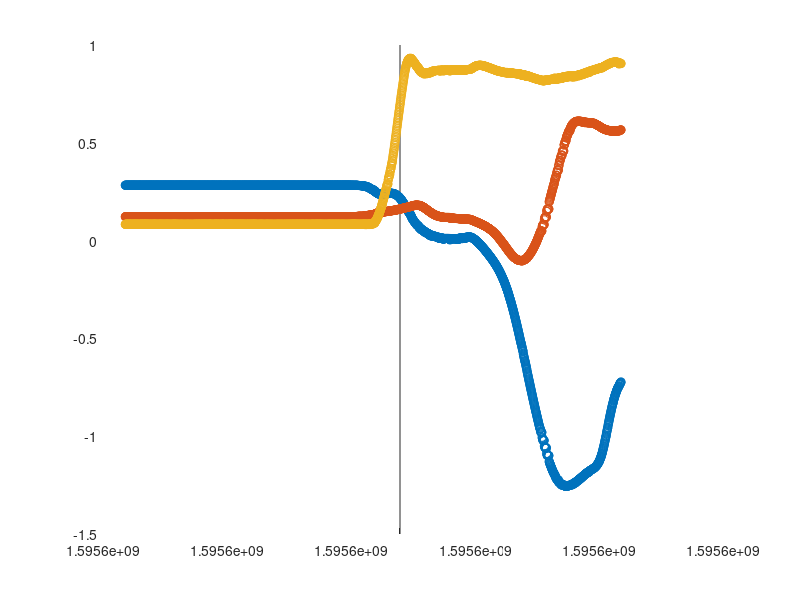

This chart was generated by the following MATLAB code: (Note: this script raises an error after producing the figure.)
%% Initialization
clear;
close all;
clc;


%% Data to compare
% Possible state    | Available on topic
% --------------------------------------
% x                 |                   ardrone/odometry (drifting)
% y                 |                   ardrone/odometry (drifting)
% z                 | ardrone/navdata + ardrone/odometry

% xDot              | ardrone/navdata + ardrone/odometry (same)
% yDot              | ardrone/navdata + ardrone/odometry (same)
% zDot              | ardrone/navdata + ardrone/odometry (same)

% phi               | ardrone/imu + ardrone/navdata + ardrone/odometry (wrong timestamps)
% theta             | ardrone/imu + ardrone/navdata + ardrone/odometry (wrong timestamps)
% psi               | ardrone/imu + ardrone/navdata + ardrone/odometry (2x; wrong timestamps)

% phiDot            | ardrone/imu + ardrone/odometry
% thetaDot          | ardrone/imu + ardrone/odometry
% psiDot            | ardrone/imu + ardrone/odometry


%% Set variables
% % Retrieve bag file
% cd ~/.ros;
% bag = rosbag("ardrone2_exp_2020-07-24_8.bag");
% cd ~/ardrone2_ws/src/ardrone2_dem/dem/matlab;
% 
% % Select topics that need to be stored
% % Controller signal topics
% topics.cmdVel = 0;
% 
% % Simulation/flight data topics
% topics.modelInput = 0;
% topics.gazeboModelStates = 0;
% topics.optitrack = 1;
% topics.ardroneImu = 1;
% topics.ardroneNav = 1;
% topics.ardroneOdom = 1;
% topics.rotorsMotorSpeed = 0;
% 
% % Set time interval with respect to start of rosbag recording
% % time = [18,25];
% time = [0,20];
% 
% 
% %% Get data
% topicsOut = storeBagdata(bag,topics,time);
% 
% if topics.optitrack
%     optitrackStampTime  = topicsOut.optitrack.stampTime;
%     optitrackPos        = topicsOut.optitrack.pos;
%     optitrackOrientQuat = topicsOut.optitrack.orient;
% end
% 
% if topics.ardroneImu
%     ardroneImuStampTime  = topicsOut.ardroneImu.stampTime;
%     ardroneImuOrientQuat = topicsOut.ardroneImu.orient;
%     ardroneImuVAng       = topicsOut.ardroneImu.vAng;
% end
% 
% if topics.ardroneNav
%     ardroneNavStampTime  = topicsOut.ardroneNav.stampTime;
%     ardroneNavAltd       = topicsOut.ardroneNav.altd;
%     ardroneNavVLin       = topicsOut.ardroneNav.vLin;
%     ardroneNavRot        = topicsOut.ardroneNav.rot;
% end
% 
% if topics.ardroneOdom
%     ardroneOdomStampTime  = topicsOut.ardroneOdom.stampTime;
%     ardroneOdomPos        = topicsOut.ardroneOdom.pos;
%     ardroneOdomVLin       = topicsOut.ardroneOdom.vLin;
%     ardroneOdomOrientQuat = topicsOut.ardroneOdom.orient;
%     ardroneOdomVAng       = topicsOut.ardroneOdom.vAng;
% end
% 
% 
% %% Save data to .mat for code speedup
% save('compARDrone2OptiTrackData.mat',...
%      'optitrackStampTime','optitrackPos','optitrackOrientQuat',...
%      'ardroneImuStampTime','ardroneImuOrientQuat','ardroneImuVAng',...
%      'ardroneNavStampTime','ardroneNavAltd',...
%      'ardroneNavVLin','ardroneNavRot',...
%      'ardroneOdomStampTime','ardroneOdomPos','ardroneOdomVLin',...
%      'ardroneOdomOrientQuat','ardroneOdomVAng');
% 
% 
%% Select data from .mat for code speedup
load compARDrone2OptiTrackData.mat;


%% Select suitable time frame
% Plot position data to determine the time frame visually
figure('Name','OptiTrack position data');
hold on;
plot(optitrackStampTime,optitrackPos(1,:),'-o');
plot(optitrackStampTime,optitrackPos(2,:),'-o');
plot(optitrackStampTime,optitrackPos(3,:),'-o');

% Select data samples to use
prompt   = {'Enter index of 1st data sample:',...
            'Enter index of last data sample:'};
dlgtitle = 'Data selection';
dims     = [1 35];
definput = {'1',num2str(length(optitrackStampTime))};
answer   = inputdlg(prompt,dlgtitle,dims,definput);
otStart  = round(str2double(answer{1}));
otEnd    = round(str2double(answer{2}));

% Select corresponding time frame in OptiTrack data
optitrackStampTime  = optitrackStampTime(otStart:otEnd);
optitrackPos        = optitrackPos(:,otStart:otEnd);
optitrackOrientQuat = optitrackOrientQuat(:,otStart:otEnd);

% Select corresponding time frame in ardroneImu data
[~,arStart] = min(abs(ardroneImuStampTime-optitrackStampTime(1)));
[~,arEnd]   = min(abs(ardroneImuStampTime-optitrackStampTime(end)));
ardroneImuStampTime  = ardroneImuStampTime(arStart:arEnd);
ardroneImuOrientQuat = ardroneImuOrientQuat(:,arStart:arEnd);
ardroneImuVAng       = ardroneImuVAng(:,arStart:arEnd);

% Select corresponding time frame in ardroneNav data
[~,arStart] = min(abs(ardroneNavStampTime-optitrackStampTime(1)));
[~,arEnd]   = min(abs(ardroneNavStampTime-optitrackStampTime(end)));
ardroneNavStampTime = ardroneNavStampTime(arStart:arEnd);
ardroneNavAltd      = ardroneNavAltd(arStart:arEnd);
ardroneNavVLin      = ardroneNavVLin(:,arStart:arEnd);
ardroneNavRot       = ardroneNavRot(:,arStart:arEnd);

% Select corresponding time frame in ardroneOdom data
[~,arStart] = min(abs(ardroneOdomStampTime-optitrackStampTime(1)));
[~,arEnd]   = min(abs(ardroneOdomStampTime-optitrackStampTime(end)));
ardroneOdomStampTime  = ardroneOdomStampTime(arStart:arEnd);
ardroneOdomPos        = ardroneOdomPos(:,arStart:arEnd);
ardroneOdomVLin       = ardroneOdomVLin(:,arStart:arEnd);
ardroneOdomOrientQuat = ardroneOdomOrientQuat(:,arStart:arEnd);
ardroneOdomVAng       = ardroneOdomVAng(:,arStart:arEnd);

% Ensure that all AR.Drone 2.0 signals have equal length by truncating
% Often the odometry are too short, so only check on these messages
% Correct Optitrack data too
nImu  = length(ardroneImuStampTime);
nNav  = length(ardroneNavStampTime);
nOdom = length(ardroneOdomStampTime);
if nOdom ~= nImu || nOdom ~= nNav
    % Select corresponding time frame in OptiTrack data
    [~,otEnd]   = min(abs(optitrackStampTime-ardroneOdomStampTime(end)));
    while optitrackStampTime(otEnd) < ardroneOdomStampTime(end)
        otEnd = otEnd + 1;
    end
    optitrackStampTime  = optitrackStampTime(1:otEnd);
    optitrackPos        = optitrackPos(:,1:otEnd);
    optitrackOrientQuat = optitrackOrientQuat(:,1:otEnd);

    % Select corresponding time frame in ardroneImu data
    [~,arEnd]   = min(abs(ardroneImuStampTime-ardroneOdomStampTime(end)));
    ardroneImuStampTime  = ardroneImuStampTime(1:arEnd);
    ardroneImuOrientQuat = ardroneImuOrientQuat(:,1:arEnd);
    ardroneImuVAng       = ardroneImuVAng(:,1:arEnd);

    % Select corresponding time frame in ardroneNav data
    [~,arEnd]   = min(abs(ardroneNavStampTime-ardroneOdomStampTime(end)));
    ardroneNavStampTime = ardroneNavStampTime(1:arEnd);
    ardroneNavAltd      = ardroneNavAltd(1:arEnd);
    ardroneNavVLin      = ardroneNavVLin(:,1:arEnd);
    ardroneNavRot       = ardroneNavRot(:,1:arEnd);
end

% Align time frames and start at 0
ardroneImuStampTime  = ardroneImuStampTime  - optitrackStampTime(1);
ardroneNavStampTime  = ardroneNavStampTime  - optitrackStampTime(1);
ardroneOdomStampTime = ardroneOdomStampTime - optitrackStampTime(1);
optitrackStampTime   = optitrackStampTime   - optitrackStampTime(1);


%% TODO Zero data
optitrackPos(3,:) = optitrackPos(3,:) - optitrackZeroPosZ;


%% Convert quaternions to Euler angles
optitrackOrient = quat2EulAndWrap(optitrackOrientQuat,0);
ardroneImuOrient = quat2EulAndWrap(ardroneImuOrientQuat,0);
ardroneOdomOrient = quat2EulAndWrap(ardroneOdomOrientQuat,0);


%% Edit Optitrack data


%% Edit AR.Drone 2.0 IMU data


%% Edit AR.Drone 2.0 navdata
ardroneNavAltd = ardroneNavAltd/1000;
ardroneNavVLin = ardroneNavVLin/1000;
ardroneNavRot  = ardroneNavRot/180*pi;


%% Edit AR.Drone 2.0 odometry data


%% TODO Convert AR.Drone 2.0 on-board data to inertial frame
% For each sample in AR.Drone 2.0 data:
% - 
% nSamples = 
% for i = 1:
% Construct homogeneous transformation matrix (translational dynamics)
R = zeros(4,4);
R(1:3,1:3) = eul2rotm([psi,theta,phi]);
R(1,4) = x;
R(2,4) = y;
R(3,4) = z;
R(4,4) = 1;

% TODO: construct rotation matrix for rotational dynamics



%% Create plot styling settings
% set(0,'defaultAxesTickLabelInterpreter','latex');
% set(0,'defaultlegendinterpreter','latex');


%% Compare position sources
figure('Name','Position');
subplot(3,1,1);
plot(optitrackStampTime,optitrackPos(1,:));
hold on;
plot(ardroneOdomStampTime,ardroneOdomPos(1,:));
legend('Optitrack','AR.Drone 2.0 odometry');
title('x');
xlabel('Time (s)');
ylabel('x (m)');

subplot(3,1,2);
plot(optitrackStampTime,optitrackPos(2,:));
hold on;
plot(ardroneOdomStampTime,ardroneOdomPos(2,:));
legend('Optitrack','AR.Drone 2.0 odometry');
title('y');
xlabel('Time (s)');
ylabel('y (m)');

subplot(3,1,3);
plot(optitrackStampTime,optitrackPos(3,:));
hold on;
plot(ardroneNavStampTime,ardroneNavAltd);
plot(ardroneOdomStampTime,ardroneOdomPos(3,:));
legend('Optitrack','AR.Drone 2.0 navdata','AR.Drone 2.0 odometry');
title('z');
xlabel('Time (s)');
ylabel('z (m)');


%% Compare linear velocity sources
figure('Name','Linear velocity');
subplot(3,1,1);
plot(ardroneNavStampTime,ardroneNavVLin(1,:));
hold on;
plot(ardroneOdomStampTime,ardroneOdomVLin(1,:));
legend('AR.Drone 2.0 navdata','AR.Drone 2.0 odometry');
title('$\dot{x}$','Interpreter','latex');
xlabel('Time (s)');
ylabel('$\dot{x}$ (m/s)','Interpreter','latex');

subplot(3,1,2);
plot(ardroneNavStampTime,ardroneNavVLin(2,:));
hold on;
plot(ardroneOdomStampTime,ardroneOdomVLin(2,:));
legend('AR.Drone 2.0 navdata','AR.Drone 2.0 odometry');
title('$\dot{y}$','Interpreter','latex');
xlabel('Time (s)');
ylabel('$\dot{y}$ (m/s)','Interpreter','latex');

subplot(3,1,3);
plot(ardroneNavStampTime,ardroneNavVLin(3,:));
hold on;
plot(ardroneOdomStampTime,ardroneOdomVLin(3,:));
legend('AR.Drone 2.0 navdata','AR.Drone 2.0 odometry');
title('$\dot{z}$','Interpreter','latex');
xlabel('Time (s)');
ylabel('$\dot{z}$ (m/s)','Interpreter','latex');


%% Compare orientation sources
figure('Name','Orientation');
subplot(3,1,1);
plot(optitrackStampTime,optitrackOrient(2,:));
hold on;
plot(ardroneImuStampTime,ardroneImuOrient(1,:));
% plot(ardroneNavStampTime,ardroneNavRot(1,:));
plot(ardroneOdomStampTime,ardroneOdomOrient(1,:));
legend('Optitrack','AR.Drone 2.0 IMU','AR.Drone 2.0 navdata',...
       'AR.Drone 2.0 odometry');
title('\phi');
xlabel('Time (s)');
ylabel('\phi (rad)');

subplot(3,1,2);
plot(optitrackStampTime,-optitrackOrient(1,:));
hold on;
plot(ardroneImuStampTime,ardroneImuOrient(2,:));
% plot(ardroneNavStampTime,ardroneNavRot(2,:));
plot(ardroneOdomStampTime,ardroneOdomOrient(2,:));
legend('Optitrack','AR.Drone 2.0 IMU','AR.Drone 2.0 navdata',...
       'AR.Drone 2.0 odometry');
title('\theta');
xlabel('Time (s)');
ylabel('\theta (rad)');

subplot(3,1,3);
plot(optitrackStampTime,optitrackOrient(3,:));
hold on;
plot(ardroneImuStampTime,ardroneImuOrient(3,:));
plot(ardroneNavStampTime,ardroneNavRot(3,:));
plot(ardroneOdomStampTime,ardroneOdomOrient(3,:));
legend('Optitrack','AR.Drone 2.0 IMU','AR.Drone 2.0 navdata',...
       'AR.Drone 2.0 odometry');
title('\psi');
xlabel('Time (s)');
ylabel('\psi (rad)');


%% Reset plot styling settings
% set(0,'defaultAxesTickLabelInterpreter','none');
% set(0,'defaultlegendinterpreter','none');
